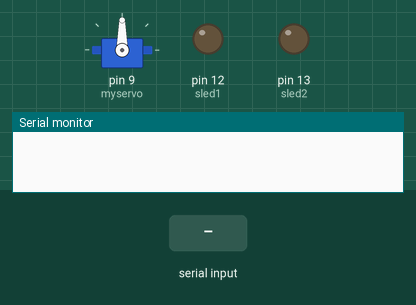
This sketch was run on a simulated Arduino Uno, built with avr-gcc and run on an emulated ATmega328P. Parts: servo, output pins drawn as LEDs (lit = HIGH), the last lines printed to the serial monitor. Inputs (shaded band) come from the test bench. Random numbers use the default seed unless the sketch sets one.

Above: at 1.2 s.
1.3 s: "asdfg\n" received over Serial
At 2.5 s:
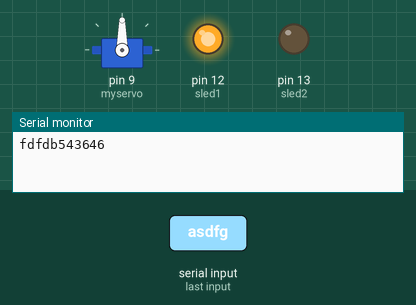
2.8 s: "1\n" received over Serial
At 3.1 s:
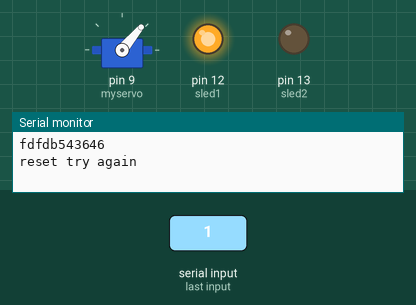
Timing chart, 0 to 5.8 s (numbered marks = the images above; inputs shaded):
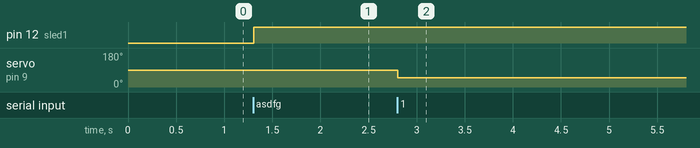

The sketch:

OTP_Finalcode__2_.ino
```cpp
#include <Servo.h>
String dicid;
String pwd;
String letters[6] = {"adv", "fdfdb", "fdfc", "fdfd", "efdf", "fmbff"};
String otpp = "";
String numbers[4]={"3213", "213213", "9999", "543646"};
int sled1=12;
int sled2=13;
Servo myservo;
void setup() {
  // put your setup code here, to run once:
Serial.begin(9600);
myservo.attach(9);
pinMode(sled1,1);
pinMode(sled2,1);
}

void loop() {
  // put your main code here, to run repeatedly:
while (Serial.available()==0);
dicid=Serial.readStringUntil('\n');
if (dicid== "asdfg"){
  otp();
  digitalWrite(sled1,1);
}
check();

}

void otp(){
    otpp =  letters[random(0, 6)] + numbers [random(0, 4)] ;
  Serial.println(otpp+"\n");

}
void check(){
  while (Serial.available()==0);
 pwd=Serial.readStringUntil('\n');

if (pwd == otpp ){
  Serial.println ("unlocked");
  myservo.write(120);
  digitalWrite(sled2,1);
  digitalWrite(sled1,0);
}
if (pwd != otpp ){
  Serial.println ("reset try again");
  myservo.write(50);
  digitalWrite(sled2,0);
  digitalWrite(sled1,1);
}
}
```

Measured:
- after the input at 1.3 s, pin 12 (sled1): LOW → HIGH at once
- after the input at 2.8 s, servo on pin 9 (myservo): 90° → 50° at once
